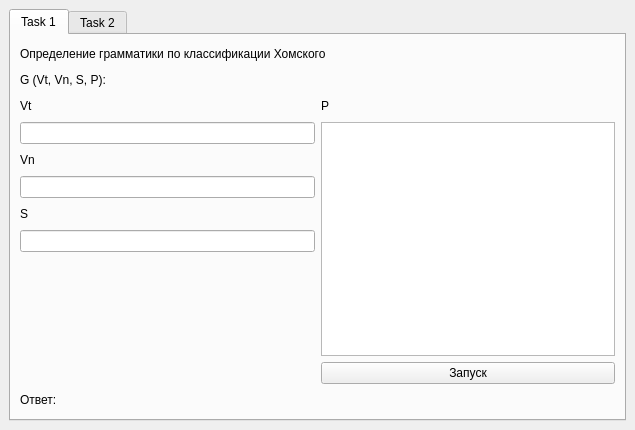
<?xml version="1.0" encoding="UTF-8"?>
<ui version="4.0">
 <class>MainWindow</class>
 <widget class="QMainWindow" name="MainWindow">
  <property name="geometry">
   <rect>
    <x>0</x>
    <y>0</y>
    <width>635</width>
    <height>430</height>
   </rect>
  </property>
  <property name="minimumSize">
   <size>
    <width>635</width>
    <height>430</height>
   </size>
  </property>
  <property name="windowTitle">
   <string>MainWindow</string>
  </property>
  <widget class="QWidget" name="centralwidget">
   <layout class="QHBoxLayout" name="horizontalLayout">
    <item>
     <widget class="QTabWidget" name="tabWidget">
      <property name="currentIndex">
       <number>0</number>
      </property>
      <widget class="QWidget" name="Task1">
       <attribute name="title">
        <string>Task 1</string>
       </attribute>
       <layout class="QVBoxLayout" name="verticalLayout_4">
        <item>
         <layout class="QVBoxLayout" name="verticalLayout_3">
          <item>
           <widget class="QLabel" name="label_text">
            <property name="minimumSize">
             <size>
              <width>340</width>
              <height>20</height>
             </size>
            </property>
            <property name="text">
             <string>Определение грамматики по классификации Хомского</string>
            </property>
           </widget>
          </item>
          <item>
           <widget class="QLabel" name="label_grammar">
            <property name="minimumSize">
             <size>
              <width>105</width>
              <height>20</height>
             </size>
            </property>
            <property name="text">
             <string>G (Vt, Vn, S, P):</string>
            </property>
           </widget>
          </item>
          <item>
           <layout class="QHBoxLayout" name="horizontalLayout_2">
            <item>
             <layout class="QVBoxLayout" name="verticalLayout">
              <item>
               <widget class="QLabel" name="label_Vt">
                <property name="minimumSize">
                 <size>
                  <width>0</width>
                  <height>20</height>
                 </size>
                </property>
                <property name="text">
                 <string>Vt</string>
                </property>
               </widget>
              </item>
              <item>
               <widget class="QLineEdit" name="lineEdit_Vt"/>
              </item>
              <item>
               <widget class="QLabel" name="label_Vn">
                <property name="minimumSize">
                 <size>
                  <width>0</width>
                  <height>20</height>
                 </size>
                </property>
                <property name="text">
                 <string>Vn</string>
                </property>
               </widget>
              </item>
              <item>
               <widget class="QLineEdit" name="lineEdit_Vn"/>
              </item>
              <item>
               <widget class="QLabel" name="label_S">
                <property name="sizePolicy">
                 <sizepolicy hsizetype="Preferred" vsizetype="Preferred">
                  <horstretch>0</horstretch>
                  <verstretch>0</verstretch>
                 </sizepolicy>
                </property>
                <property name="minimumSize">
                 <size>
                  <width>20</width>
                  <height>20</height>
                 </size>
                </property>
                <property name="text">
                 <string>S</string>
                </property>
               </widget>
              </item>
              <item>
               <widget class="QLineEdit" name="lineEdit_S"/>
              </item>
              <item>
               <spacer name="verticalSpacer">
                <property name="orientation">
                 <enum>Qt::Vertical</enum>
                </property>
                <property name="sizeHint" stdset="0">
                 <size>
                  <width>20</width>
                  <height>40</height>
                 </size>
                </property>
               </spacer>
              </item>
             </layout>
            </item>
            <item>
             <layout class="QVBoxLayout" name="verticalLayout_2">
              <item>
               <widget class="QLabel" name="label_P">
                <property name="minimumSize">
                 <size>
                  <width>20</width>
                  <height>20</height>
                 </size>
                </property>
                <property name="text">
                 <string>P</string>
                </property>
               </widget>
              </item>
              <item>
               <widget class="QTextEdit" name="textEdit_P"/>
              </item>
              <item>
               <widget class="QPushButton" name="pushButton_start">
                <property name="text">
                 <string>Запуск</string>
                </property>
               </widget>
              </item>
             </layout>
            </item>
           </layout>
          </item>
          <item>
           <widget class="QLabel" name="label_answer">
            <property name="minimumSize">
             <size>
              <width>70</width>
              <height>20</height>
             </size>
            </property>
            <property name="text">
             <string>Ответ:</string>
            </property>
           </widget>
          </item>
         </layout>
        </item>
       </layout>
      </widget>
      <widget class="QWidget" name="Task2">
       <attribute name="title">
        <string>Task 2</string>
       </attribute>
       <layout class="QVBoxLayout" name="verticalLayout_5">
        <item>
         <widget class="QLabel" name="label_haha">
          <property name="text">
           <string>TextLabel</string>
          </property>
         </widget>
        </item>
       </layout>
      </widget>
     </widget>
    </item>
   </layout>
  </widget>
 </widget>
 <resources/>
 <connections/>
</ui>
